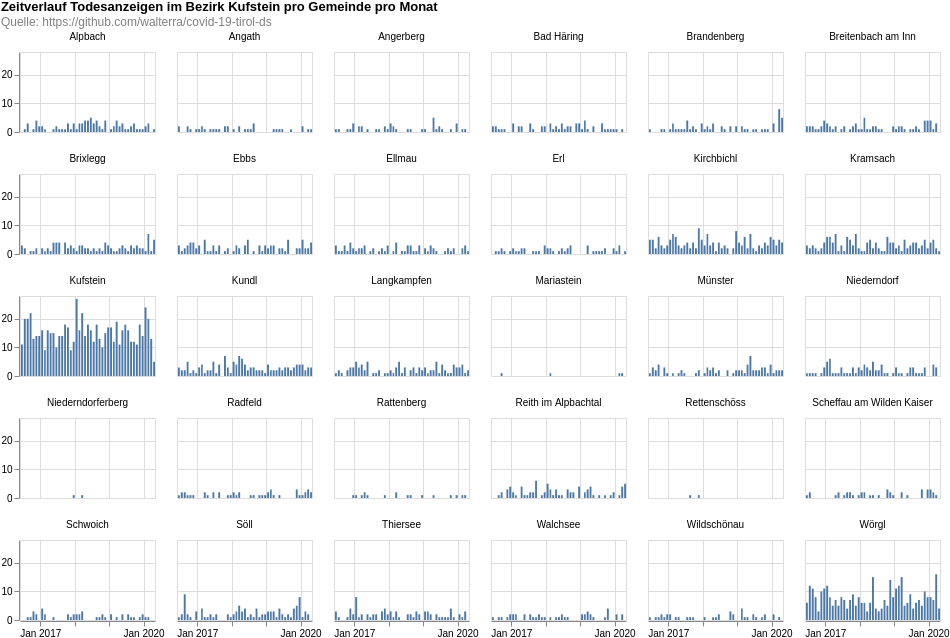

Specify this chart in Vega-Lite:
### Vega-Lite specification from a JSON file in a GitHub repository (floating-point values rounded to 4 significant figures; data arrays with more than 128 entries replaced by an {"elided": "..."} marker saying what was removed)
{"$schema": "https://vega.github.io/schema/vega-lite/v4.8.1.json", "columns": 6, "config": {"view": {"continuousHeight": 300, "continuousWidth": 400}}, "data": {"name": "data-b154d97920bdab8396a7347a7b1c47c8"}, "datasets": {"data-b154d97920bdab8396a7347a7b1c47c8": {"elided": "2717 records"}}, "facet": {"field": "municipaly", "title": null, "type": "nominal"}, "padding": 0, "spec": {"layer": [{"encoding": {"tooltip": [{"field": "date", "timeUnit": "yearmonth", "type": "temporal"}, {"aggregate": "sum", "field": "count", "type": "quantitative"}], "x": {"field": "date", "timeUnit": "yearmonth", "title": null, "type": "temporal"}, "y": {"aggregate": "sum", "field": "count", "title": null, "type": "quantitative"}}, "height": 80, "mark": "bar", "width": 135}]}, "title": {"color": "black", "subtitle": ["Quelle: https://github.com/walterra/covid-19-tirol-ds"], "subtitleColor": "gray", "text": ["Zeitverlauf Todesanzeigen im Bezirk Kufstein pro Gemeinde pro Monat"]}}
